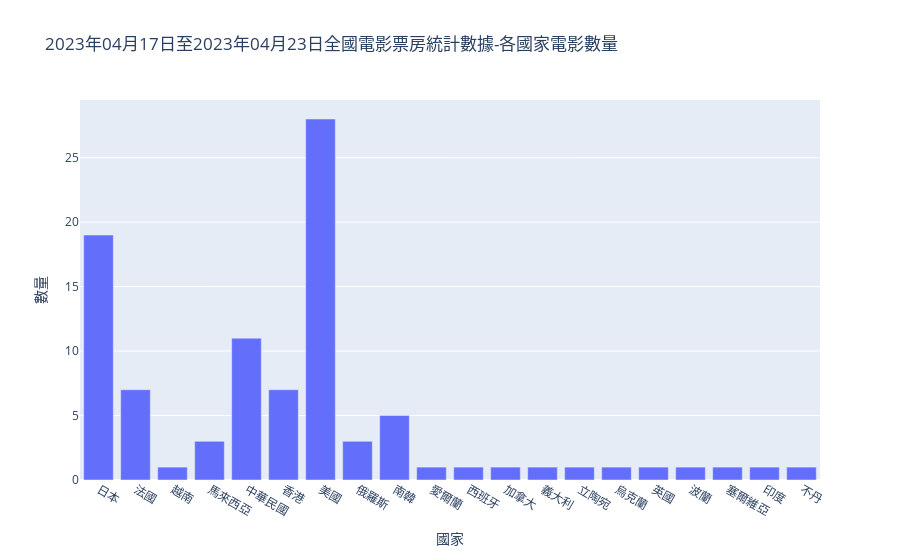

The cell this chart's notebook holds for it:
### Code cell
import plotly.express as px
import pandas as pd

#用px套件做統計圖
px.bar(result, x='國家', y='數量', title='2023年04月17日至2023年04月23日全國電影票房統計數據-各國家電影數量')

### Figure 1 — Plotly figure (JSON) as saved in the notebook; plotly's stock layout.template omitted (floating-point values rounded to 4 significant figures)
{"data": [{"alignmentgroup": "True", "hovertemplate": "國家=%{x}<br>數量=%{y}<extra></extra>", "legendgroup": "", "marker": {"color": "#636efa", "pattern": {"shape": ""}}, "name": "", "offsetgroup": "", "orientation": "v", "showlegend": false, "textposition": "auto", "type": "bar", "x": ["日本", "法國", "越南", "馬來西亞", "中華民國", "香港", "美國", "俄羅斯", "南韓", "愛爾蘭", "西班牙", "加拿大", "義大利", "立陶宛", "烏克蘭", "英國", "波蘭", "塞爾維亞", "印度", "不丹"], "xaxis": "x", "y": [19, 7, 1, 3, 11, 7, 28, 3, 5, 1, 1, 1, 1, 1, 1, 1, 1, 1, 1, 1], "yaxis": "y"}], "layout": {"barmode": "relative", "legend": {"tracegroupgap": 0}, "title": {"text": "2023年04月17日至2023年04月23日全國電影票房統計數據-各國家電影數量"}, "xaxis": {"anchor": "y", "domain": [0, 1], "title": {"text": "國家"}}, "yaxis": {"anchor": "x", "domain": [0, 1], "title": {"text": "數量"}}}}
